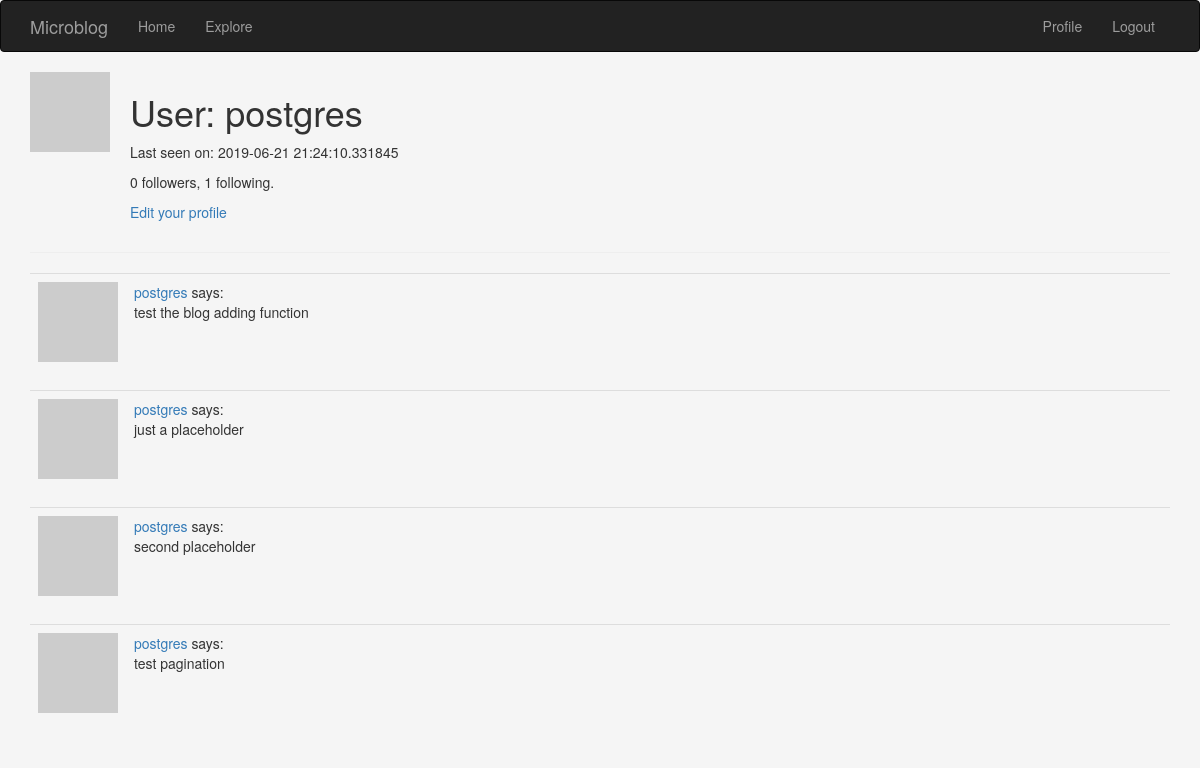
The app's page /user/postgres (signed in), older data.
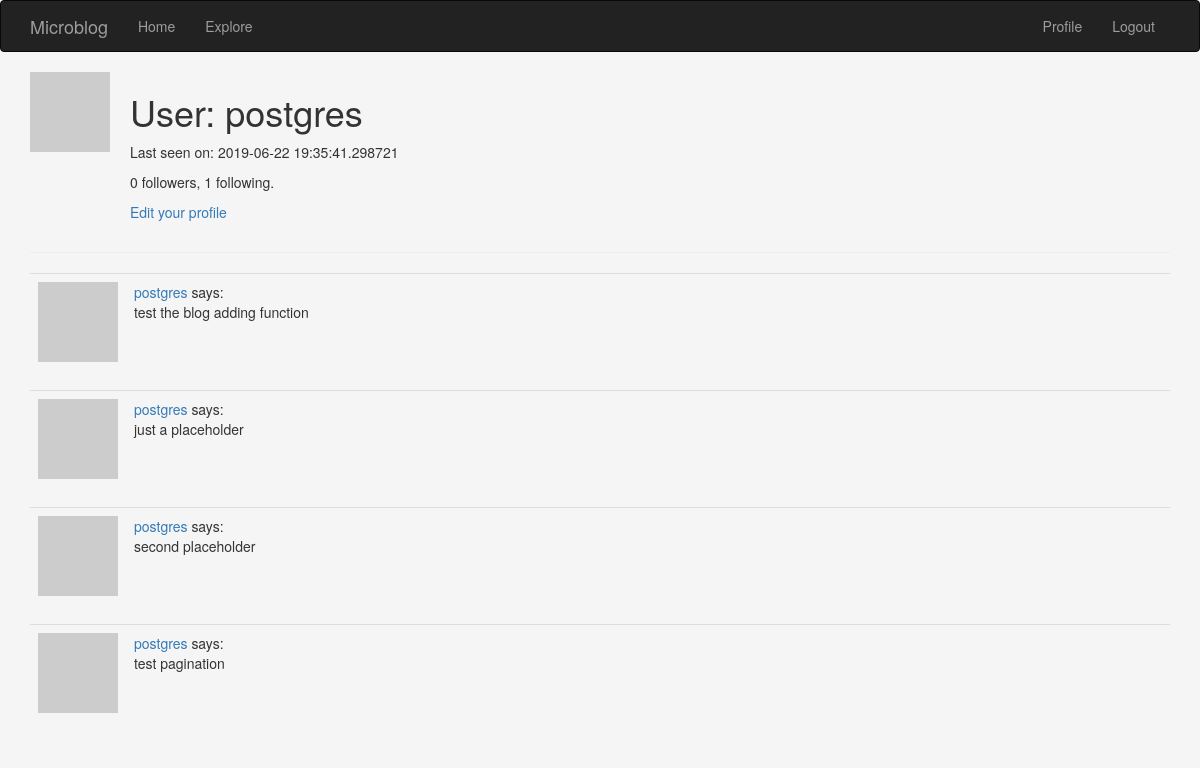
The same page, newer data.
### server/models.py (models this page shows, shortened)
class User(UserMixin, db.Model):
    id = db.Column(db.Integer, primary_key=True)
    username = db.Column(db.String(64), index=True, unique=True, nullable=False)
    email = db.Column(db.String(128), index=True, unique=True, nullable=False)
    password_hash = db.Column(db.String(128), nullable=False)
    posts = db.relationship('Post', backref='author', lazy='dynamic') # 'Post'= reference to a class not yet created
    about_me = db.Column(db.String(256), nullable=True)
    last_seen  =db.Column(db.DateTime, default=datetime.utcnow)
    followed = db.relationship(
        'User', secondary=followers,
        primaryjoin=(followers.c.follower_id == id),
        secondaryjoin=(followers.c.followed_id == id),
        backref=db.backref('followers', lazy='dynamic'), lazy='dynamic')
    def avatar(self,size):
        digest = md5(self.email.lower().encode('utf-8')).hexdigest()
        return  f'https://www.gravatar.com/avatar/{digest}?d=identicon&s={size}'

class Post(db.Model):
    id = db.Column(db.Integer, primary_key=True)
    body = db.Column(db.String(140), nullable=False)
    timestamp = db.Column(db.DateTime, index=True, default=datetime.utcnow)
    user_id = db.Column(db.Integer, db.ForeignKey('user.id'),nullable=False)

### server/routes.py (the view)
@app.route('/user/<username>')
@login_required
def user(username):
    user = User.query.filter_by(username = username).first_or_404()
    posts = current_user.posts
    return render_template('user.html',posts = posts , user =user)

### server/models.py (called while the page is built)
@login.user_loader
def load_user(id):
    return User.query.get(int(id))

### server/routes.py (called while the page is built)
@app.before_request
def before_request():
    if current_user.is_authenticated:
        current_user.last_seen = datetime.utcnow()
        db.session.commit()

### templates/user.html (shortened to what this page needs)
{% extends "navbar.html" %}
{% block app_content %}
    <table>
        <tr valign="top">
            <td style="padding-right: 20px"><img src="{{ user.avatar(128) }}"></td>
            <td>
                <h1>User: {{ user.username }}</h1>
                {% if user.last_seen %}<p>Last seen on: {{ user.last_seen }}</p>{% endif %}
                <p>{{ user.followers.count() }} followers, {{ user.followed.count() }} following.</p>
                {% if user == current_user %}
                    <p><a href="{{ url_for('edit_profile') }}">Edit your profile</a></p>
                {% elif not current_user.is_following(user) %}
                    <p><a href="{{ url_for('follow', username=user.username) }}">Follow</a></p>
                {% else %}
                    <p><a href="{{ url_for('unfollow', username=user.username) }}">Unfollow</a></p>
                {% endif %}
            </td>
        </tr>
    </table>
    <hr>
    {% for post in posts %}
        {% include '_post.html' %}
    {% endfor %}
{% endblock %}

### templates/navbar.html (shortened to what this page needs)
{% extends 'bootstrap/base.html' %}
{% block navbar %}
    <nav class="navbar navbar-inverse">
        <div class="container">
            <div class="navbar-header">
                <a class="navbar-brand" href="{{ url_for('index') }}">Microblog</a>
            </div>
            <div class="collapse navbar-collapse" id="bs-example-navbar-collapse-1">
                <ul class="nav navbar-nav">
                    <li><a href="{{ url_for('index') }}">Home</a></li>
                    <li><a href="{{ url_for('explore') }}">Explore</a></li>
                </ul>
                <ul class="nav navbar-nav navbar-right">
                    {% if current_user.is_anonymous %}
                        <li><a href="{{ url_for('login') }}">Login</a></li>
                    {% else %}
                        <li><a href="{{ url_for('user', username=current_user.username) }}">Profile</a></li>
                        <li><a href="{{ url_for('logout') }}">Logout</a></li>
                    {% endif %}
                </ul>
            </div>
        </div>
    </nav>
{% endblock %}
{% block content %}
    <div class="container">
        {% block app_content %}{% endblock %}
    </div>
{% endblock %}

### templates/_post.html
  <table class="table table-hover">
        <tr>
            <td width="70px">
                <a class="text-danger", href="{{ url_for('user', username=post.author.username) }}">
                    <img src="{{ post.author.avatar(70) }}" />
                </a>
            </td>
            <td>
                <a  href="{{ url_for('user', username=post.author.username) }}">
                    {{ post.author.username }}
                </a>
                says:
                <br>
                {{ post.body }}
            </td>
        </tr>
    </table>

### templates/navbar.html (style rules this page uses)
body { background: whitesmoke !important; }

Row changes from the older to the newer data that the page shows:
changed User "postgres": last_seen "2019-06-21 21:24:10.331845" → "2019-06-22 19:35:41.298721"
